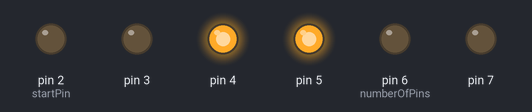
The sketch below on a simulated Arduino Uno, built with avr-gcc and run on an emulated ATmega328P. Shown: output pins drawn as LEDs (lit = HIGH).

Above: at 3.4 s.
At 4.2 s:
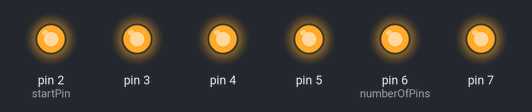
At 4.6 s:
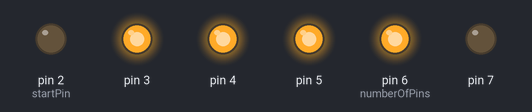
At 6.6 s:
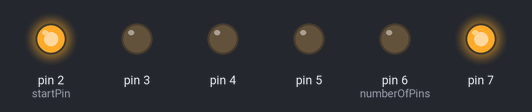
At 7.4 s:
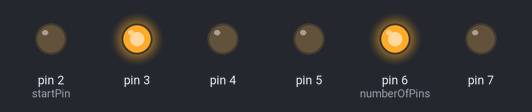
At 11.0 s:
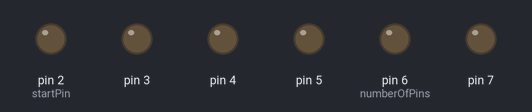
Timing chart, 0 to 15.6 s (numbered marks = the images above):
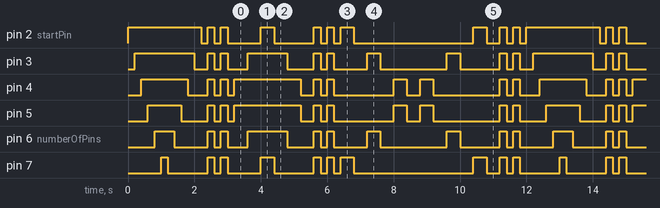

Measured:
- by itself, pin 2 (startPin): repeats every 12.0 s: 2 × (LOW 0.20 s, HIGH 0.20 s), LOW 1.0 s, HIGH 0.40 s, LOW 1.2 s, 2 × (HIGH 0.20 s, LOW 0.20 s), HIGH 0.40 s, LOW 3.6 s, HIGH 0.40 s, LOW 0.40 s, 2 × (HIGH 0.20 s, LOW 0.20 s), HIGH 2.2 s
- by itself, pin 7: repeats every 12.0 s: LOW 1.2 s, HIGH 0.20 s, LOW 0.20 s, HIGH 0.20 s, LOW 1.0 s, HIGH 0.40 s, LOW 1.2 s, 2 × (HIGH 0.20 s, LOW 0.20 s), HIGH 0.40 s, LOW 3.6 s, HIGH 0.40 s, LOW 0.40 s, HIGH 0.20 s, LOW 0.20 s, HIGH 0.20 s, LOW 1.2 s, HIGH 0.20 s
- by itself, everything shown: repeats every 12.0 s, in 42 steps

The sketch:

LED_FLOW_2.ino
```cpp
int startPin = 2;
int numberOfPins = 6;

void flashTwice() {
  for (int j = 0; j < 2; ++j) {
    for(int i = 0; i < numberOfPins; ++i) {
      digitalWrite(startPin+i, HIGH);
    }
    delay(200);
    for(int i = numberOfPins; i > 0; --i) {
      digitalWrite(startPin+i-1, LOW);
    }
    delay(200);
  }
}

void style1() {
  for(int i = 0; i < numberOfPins; ++i) {
    digitalWrite(startPin+i, HIGH);
    delay(200);
  }
  for(int i = numberOfPins; i > 0; --i) {
    digitalWrite(startPin+i-1, LOW);
    delay(200);
  }
}

void style2() {
  int k = 1;
  // Turn 34,25,16 on
  for(int i = 2; i >= 0; --i) {
    digitalWrite(startPin+i, HIGH);
    digitalWrite(startPin+i+k, HIGH);
    delay(400);
    k += 2;
  }
  k = 5;
  // Turn 16,25,34 off
  for(int i = 0; i < 3; ++i) {
    digitalWrite(startPin+i, LOW);
    digitalWrite(startPin+i+k, LOW);
    delay(400);
    k-=2;
  }
}

void style3() {
  int k = 5;
  // Turn 16,25,34 on and off
  for(int i = 0; i < 3; ++i) {
    digitalWrite(startPin+i, HIGH);
    digitalWrite(startPin+i+k, HIGH);
    delay(400);
    digitalWrite(startPin+i, LOW);
    digitalWrite(startPin+i+k, LOW);
    delay(400);
    k-=2;
  }
  k = 1;
  // Turn 34,25,16 on and off
  for(int i = 2; i >= 0; --i) {
    digitalWrite(startPin+i, HIGH);
    digitalWrite(startPin+i+k, HIGH);
    delay(400);
    digitalWrite(startPin+i, LOW);
    digitalWrite(startPin+i+k, LOW);
    delay(400);
    k += 2;
  }
}

void setup() {
  // put your setup code here, to run once:
  for(int i = 0; i < numberOfPins; ++i) {
    pinMode(startPin+i, OUTPUT);
  }
}

void loop() {
  // put your main code here, to run repeatedly:
  style1();
  flashTwice();
  style2();
  flashTwice();
  style3();
  flashTwice();
}
```
